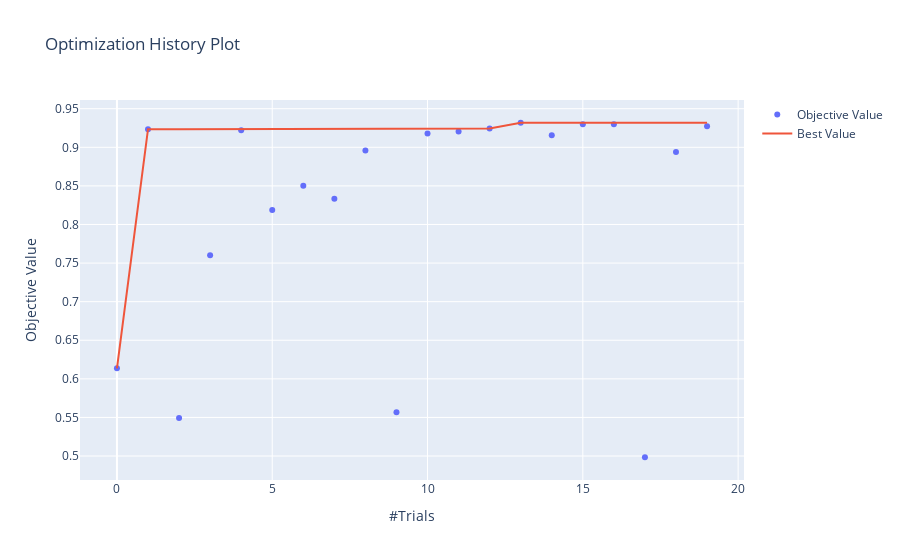

Notebook code for this chart:
### Code cell
opt_plot(lgbm_study, plot=0)

### Figure 1 — Plotly figure (JSON) as saved in the notebook; plotly's stock layout.template omitted (floating-point values rounded to 4 significant figures)
{"data": [{"mode": "markers", "name": "Objective Value", "type": "scatter", "x": [0, 1, 2, 3, 4, 5, 6, 7, 8, 9, 10, 11, 12, 13, 14, 15, 16, 17, 18, 19], "y": [0.6137, 0.9235, 0.5493, 0.76, 0.9222, 0.8189, 0.8503, 0.8332, 0.8957, 0.5567, 0.918, 0.9206, 0.9244, 0.9318, 0.9155, 0.9299, 0.93, 0.4984, 0.894, 0.9272]}, {"name": "Best Value", "type": "scatter", "x": [0, 1, 2, 3, 4, 5, 6, 7, 8, 9, 10, 11, 12, 13, 14, 15, 16, 17, 18, 19], "y": [0.6137, 0.9235, 0.9235, 0.9235, 0.9235, 0.9235, 0.9235, 0.9235, 0.9235, 0.9235, 0.9235, 0.9235, 0.9244, 0.9318, 0.9318, 0.9318, 0.9318, 0.9318, 0.9318, 0.9318]}], "layout": {"title": {"text": "Optimization History Plot"}, "xaxis": {"title": {"text": "#Trials"}}, "yaxis": {"title": {"text": "Objective Value"}}}}
